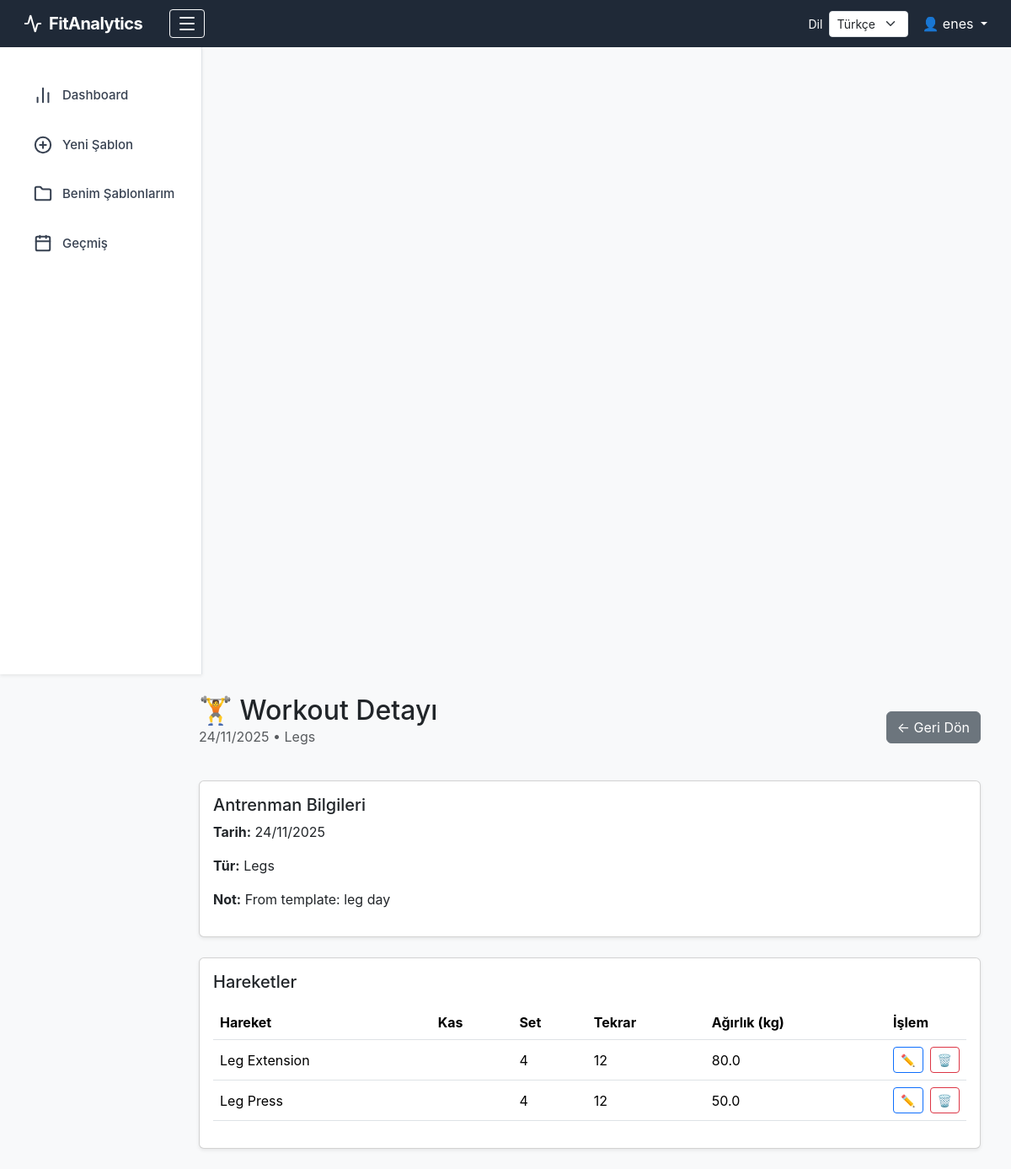
/workout/1 (signed in), run on the app's committed database.
### tables this page shows
CREATE TABLE workouts (
    workout_id      INTEGER PRIMARY KEY AUTOINCREMENT,
    user_id         INTEGER NOT NULL,
    workout_date    DATE NOT NULL,
    workout_type    TEXT NOT NULL CHECK (
                        workout_type IN ('push', 'pull', 'legs', 'upper', 'lower', 'full', 'other')
                    ),
    notes           TEXT,
    FOREIGN KEY (user_id) REFERENCES users(user_id)
);

CREATE TABLE exercises (
    exercise_id      INTEGER PRIMARY KEY AUTOINCREMENT,
    workout_id       INTEGER NOT NULL,
    exercise_name    TEXT NOT NULL,           -- ham text
    muscle_id        INTEGER NOT NULL,        -- canonical muscle
    exercise_lib_id  INTEGER,                 -- link to library (optional)
    sets             INTEGER,
    reps             INTEGER,
    weight_kg        REAL,
    volume           REAL,                    -- sets * reps * weight
    FOREIGN KEY (workout_id) REFERENCES workouts(workout_id),
    FOREIGN KEY (muscle_id) REFERENCES muscles(muscle_id),
    FOREIGN KEY (exercise_lib_id) REFERENCES exercise_library(exercise_lib_id)
);

### app/blueprints/workouts.py (the view)
@main.route("/workout/<int:workout_id>")
def workout_detail(workout_id):
    if "user_id" not in session:
        return redirect(url_for("main.login"))
    conn = get_connection()
    cur = conn.cursor()
    cur.execute("""
        SELECT workout_id, workout_date, workout_type, notes
        FROM workouts
        WHERE workout_id = ?
    """, (workout_id,))
    workout = cur.fetchone()
    cur.execute("""
        SELECT e.exercise_id, e.exercise_name, m.name_tr AS muscle,
               e.sets, e.reps, e.weight_kg
        FROM exercises e
        JOIN muscles m ON m.muscle_id = e.muscle_id
        WHERE workout_id = ?
        ORDER BY exercise_id ASC
    """, (workout_id,))
    exercises = cur.fetchall()
    conn.close()
    return render_template("workout_detail.html", workout=workout, exercises=exercises)

### app/database.py (called while the page is built)
def get_connection():
    conn = sqlite3.connect(DB_PATH)
    conn.row_factory = sqlite3.Row
    return conn

### app/templates/workout_detail.html (shortened to what this page needs)
{% extends "layout.html" %}
{% block content %}
<div class="container">
    <div class="d-flex justify-content-between align-items-center mb-4">
        <div>
            <h2 class="mb-0">🏋️ Workout Detayı</h2>
            <p class="text-muted">
                {{ workout.workout_date | format_date }} • {{ workout.workout_type | capitalize }}
            </p>
        </div>
        <a href="{{ url_for('main.history') }}" class="btn btn-secondary">
            ← Geri Dön
        </a>
    </div>
    <div class="card shadow-sm mb-4">
        <div class="card-body">
            <h5 class="card-title">Antrenman Bilgileri</h5>
            <p><strong>Tarih:</strong> {{ workout.workout_date | format_date }}</p>
            <p><strong>Tür:</strong> {{ workout.workout_type | capitalize }}</p>
            <p><strong>Not:</strong> {{ workout.notes or "-" }}</p>
        </div>
    </div>
    <div class="card shadow-sm">
        <div class="card-body">
            <h5 class="card-title mb-3">Hareketler</h5>
            {% if exercises %}
            <table class="table table-hover align-middle">
                <thead>
                    <tr>
                        <th>Hareket</th>
                        <th>Kas</th>
                        <th>Set</th>
                        <th>Tekrar</th>
                        <th>Ağırlık (kg)</th>
                        <th style="width: 90px;">İşlem</th>
                    </tr>
                </thead>
                <tbody>
                    {% for ex in exercises %}
                    <tr>
                        <td>{{ ex["exercise_name"] }}</td>
                        <td>{{ ex["target_muscle"] }}</td>
                        <td>{{ ex["sets"] }}</td>
                        <td>{{ ex["reps"] }}</td>
                        <td>{{ ex["weight_kg"] }}</td>
                        <td>
                            <div class="d-flex align-items-center gap-2">
                                <button class="btn btn-sm btn-outline-primary"
                                        data-bs-toggle="modal"
                                        data-bs-target="#editModal{{ ex['exercise_id'] }}">
                                    ✏️
                                </button>
                                <form method="POST"
                                    action="{{ url_for('main.delete_exercise', exercise_id=ex['exercise_id']) }}"
                                    class="m-0 p-0"
                                    onsubmit="return confirm('Silmek istediğine emin misin?')">
                                    <button class="btn btn-sm btn-outline-danger">🗑️</button>
                                </form>
                            </div>
                        </td>
                    </tr>
                    {% endfor %}
                </tbody>
            </table>
            {% else %}
            <p class="text-muted">Bu antrenmana ait hareket bulunmuyor.</p>
            {% endif %}
        </div>
    </div>
</div>
{% endblock %}

### app/static/style.css (style rules this page uses)
body { background-color: #f4f6fb !important; font-family: 'Inter', sans-serif; }

### data on the page
workouts: workout_date "24/11/2025", workout_type "Legs", notes "From template: leg day"
exercises: exercise_name "Leg Extension", sets "4", reps "12", weight_kg "80.0"
exercises: exercise_name "Leg Press", sets "4", reps "12", weight_kg "50.0"

### other printed values
{{ t.language_label }} "Dil"
{{ session["user_name"] }} "enes"
{{ t.nav_dashboard }} "Dashboard"
{{ t.nav_history }} "Geçmiş"
form field language "Türkçe"
